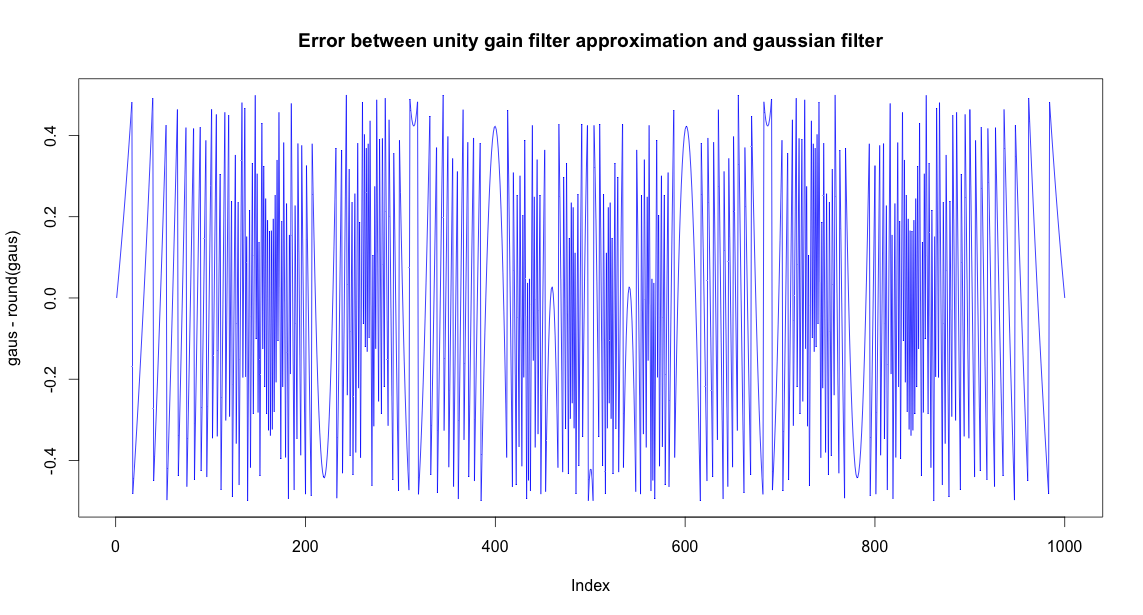

Source code (R):
# 31483

T <- 1000
t <- (0:(T-1))-(T-1)/2
gaus <- exp(-(t/200)^2)
gaus <- gaus/gaus[1]

N <- ceiling(max(gaus))
left <- round(gaus)
start_idx <- 1
length <- T

vals <- rep(0,N)

for (n in 1:N)
{
  vals[n] <- start_idx
  new_filter <- c(rep(0,start_idx-1), rep(1,length), rep(0,start_idx-1))
  left <- left - new_filter
  start_idx <- NA
  check_num <-1
  while ((is.na(start_idx)) && (sum(left) > 0))
  {
    start_idx <- min(match(check_num,left))
    print(start_idx)    
    check_num <- check_num + 1
  }
  length <- T - 2*start_idx + 2
  if (sum(left) == 0)
  {
    break
  }
}

plot(gaus-round(gaus), type="l", col="blue")
title("Error between unity gain filter approximation and gaussian filter")
